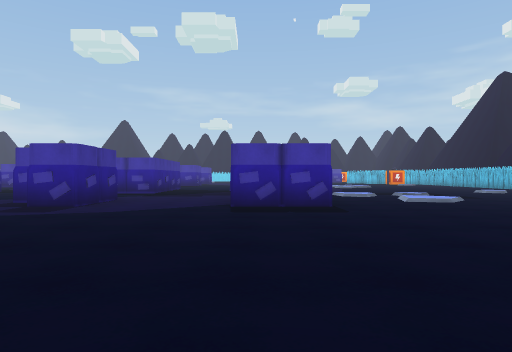
view 1 (above)

24 first-person views from a walk through a scene from a Unity 3-D project. The camera is 1.2 m above the floor, looks level and sees 75° across. The floor is counted in squares, 2 m on a side. Each view is taken from the middle of a square. On the plan, view 1 faces up. The plan holds only what a view shows up to about 10 squares ahead; the rest is blank. The place goes on beyond the plan. Some surface patterns are stand-ins.

view 2
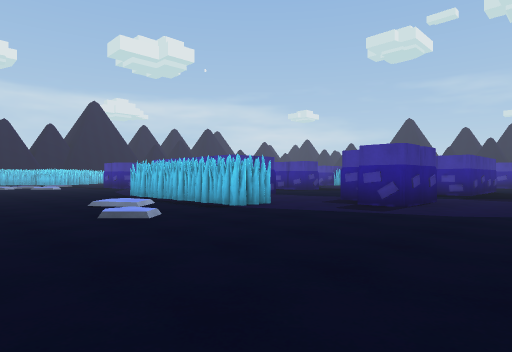

view 3
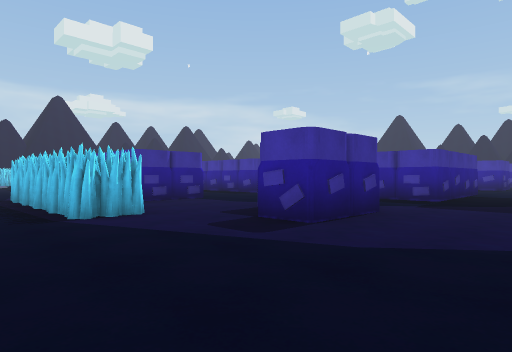

view 4
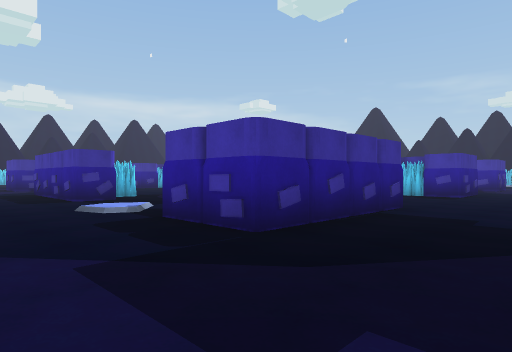

view 5
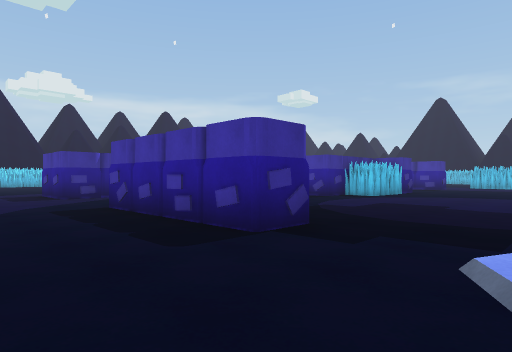

view 6
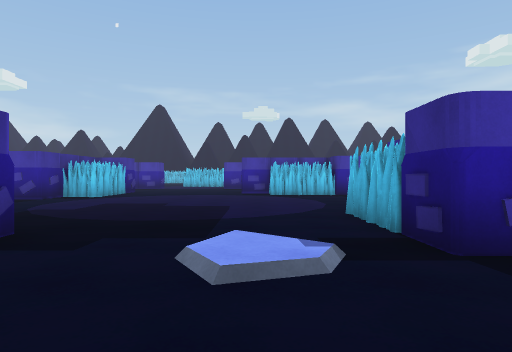

view 7
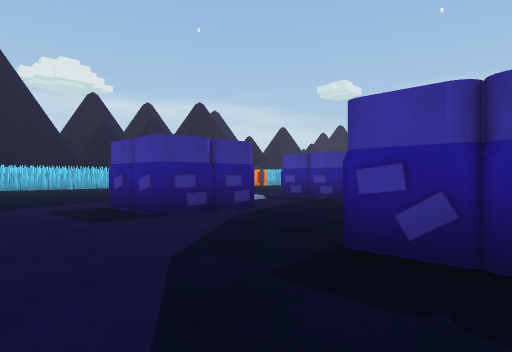

view 8
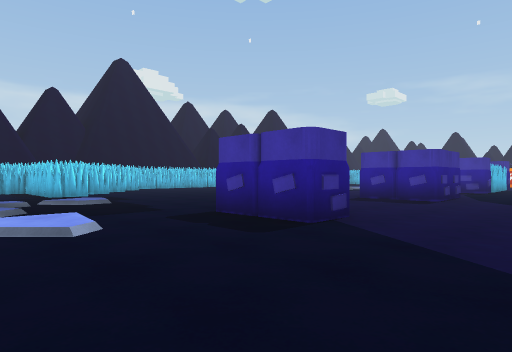

view 9
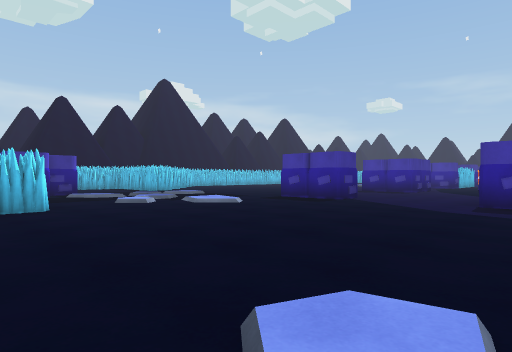

view 10
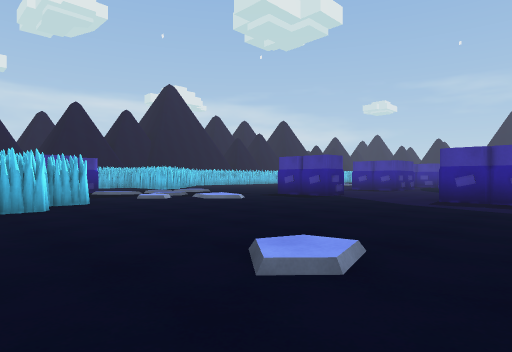

view 11
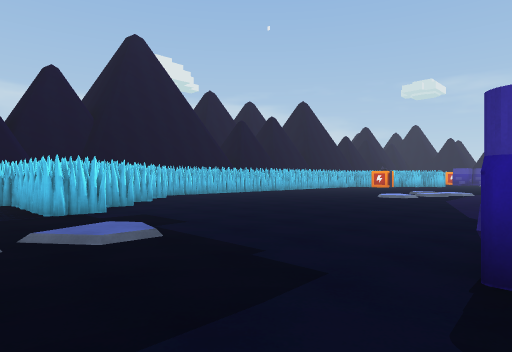

view 12
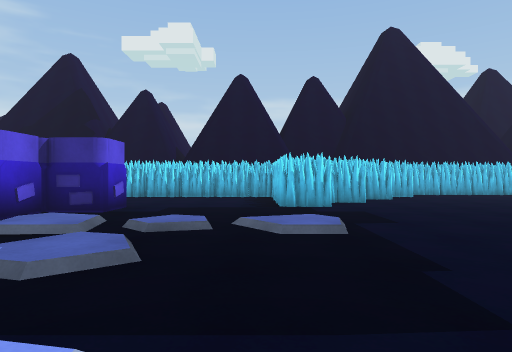

view 13
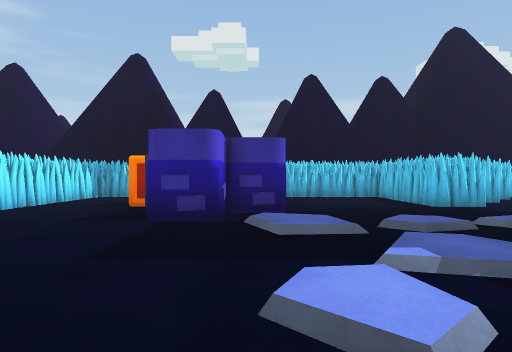

view 14
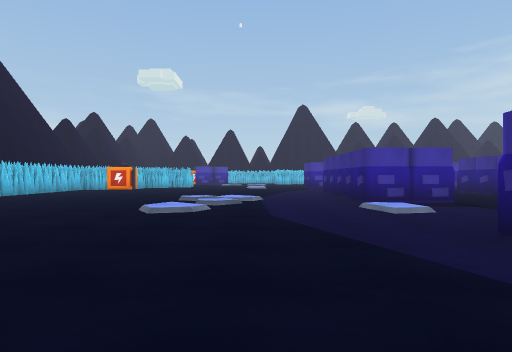

view 15
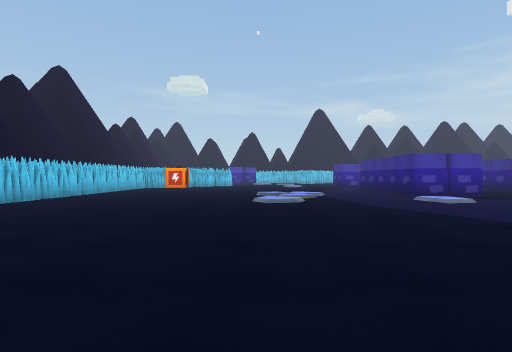

view 16
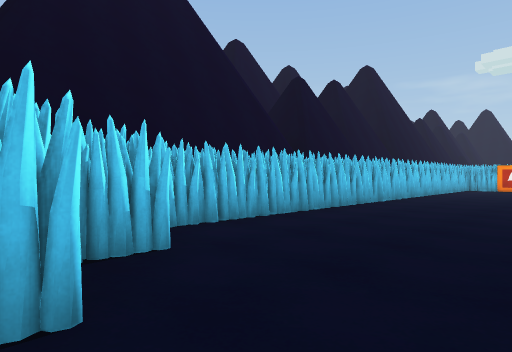

view 17
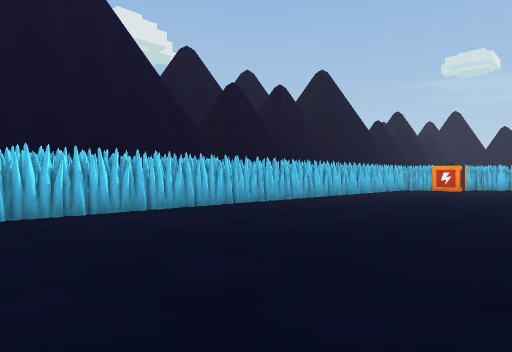

view 18
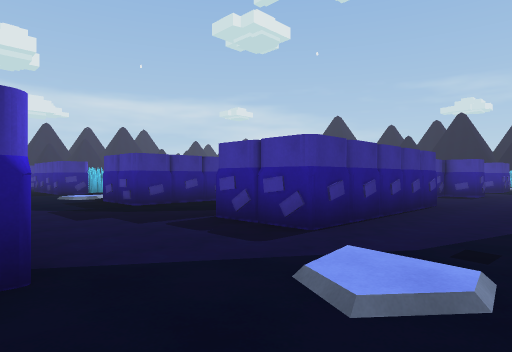

view 19
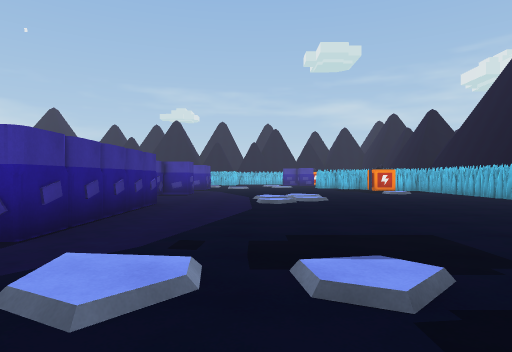

view 20
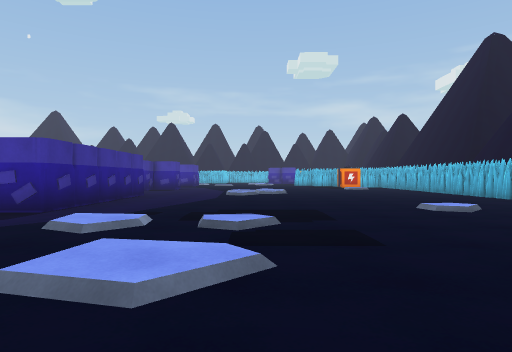

view 21
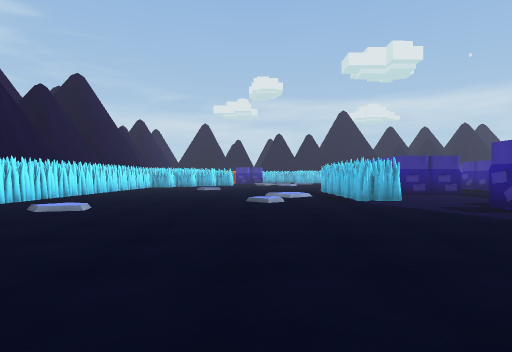

view 22
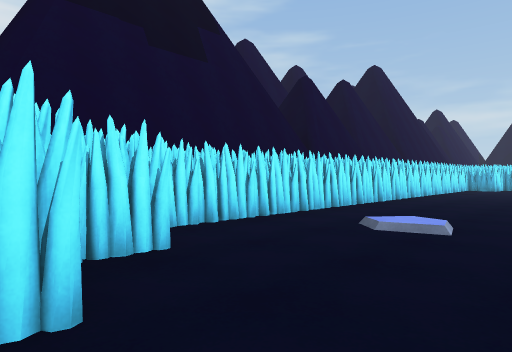

view 23
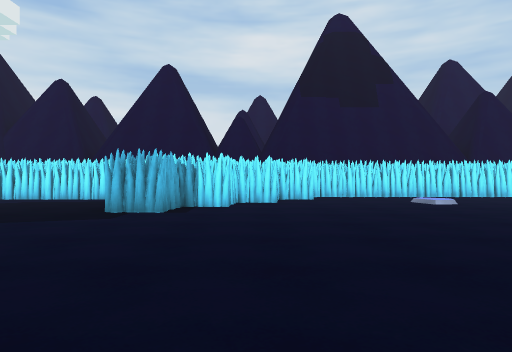

view 24
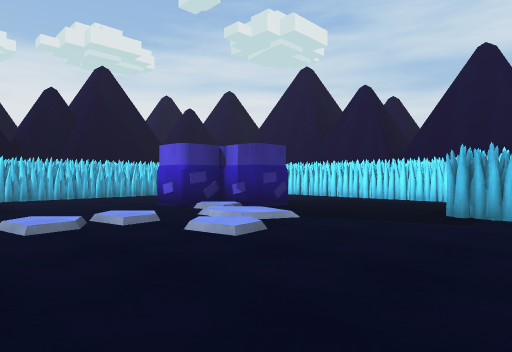

### Floor plan
Key: @ floor where view 1 was taken; # wall or solid block; . main floor; : floor 0.25 m higher than the main floor; / step, stairs or slope; O other object.
Columns run from 30 left of view 1 to 10 right of it. Each row starts with its distance up from view 1.
 19   .....  ...#  ..# #.... ##..  ..
 18   ...../ /..#  . #...........  .../O.....
 17 O ...../ /..##.. ............  ..........
 16 O ......:......   ...........  #.........
 15 O .....::.......   .......#..  #.........
 14 # ..............   ...... #..  #.........
 13 # ...........#...   #.... #... #.........
 12 # ..........##...####..:.##...##.........
 11 # .....................:................
 10 # ...............................:./...
  9   #......... ..........................
  8    #........ ....    #...##... #..:...
  7     #.......##...##  #....#...##.....
  6      #..:..........   ..............
  5    #....:..........#    #........... ...#
  4    #....:////...........................#
  3    #....////..........:.........../.....#
  2    #..#.#...............:........./  #..#
  1    #  ##...#....................#...##  #
  0      O..... ........  ........@# ....
 -1     ......   .................#  .....
 -2    #....       ..............#   .....
 -3                    ...........
 -4
 -5                     OOO #####

Where each view was taken, in squares from view 1:
view 1: 0 up, 0 right, facing up
view 2: 0 up, 1 left, facing up-left
view 3: 3 up, 1 left, facing up-left
view 4: 9 up, 1 left, facing up-left
view 5: 9 up, 7 left, facing up-left
view 6: 9 up, 7 left, facing up
view 7: 9 up, 12 left, facing up-left
view 8: 3 up, 14 left, facing up-left
view 9: 1 down, 12 left, facing up-left
view 10: 2 down, 11 left, facing up-left
view 11: 4 up, 18 left, facing up-left
view 12: 5 up, 18 left, facing left
view 13: 2 up, 18 left, facing left
view 14: 9 up, 21 left, facing up
view 15: 7 up, 23 left, facing up
view 16: 8 up, 25 left, facing up-left
view 17: 9 up, 23 left, facing up-left
view 18: 8 up, 4 right, facing up-left
view 19: 8 up, 4 right, facing up
view 20: 6 up, 5 right, facing up
view 21: 2 up, 2 right, facing left
view 22: 0 up, 0 right, facing down-left
view 23: 6 up, 0 right, facing down
view 24: 6 up, 1 right, facing down-right
